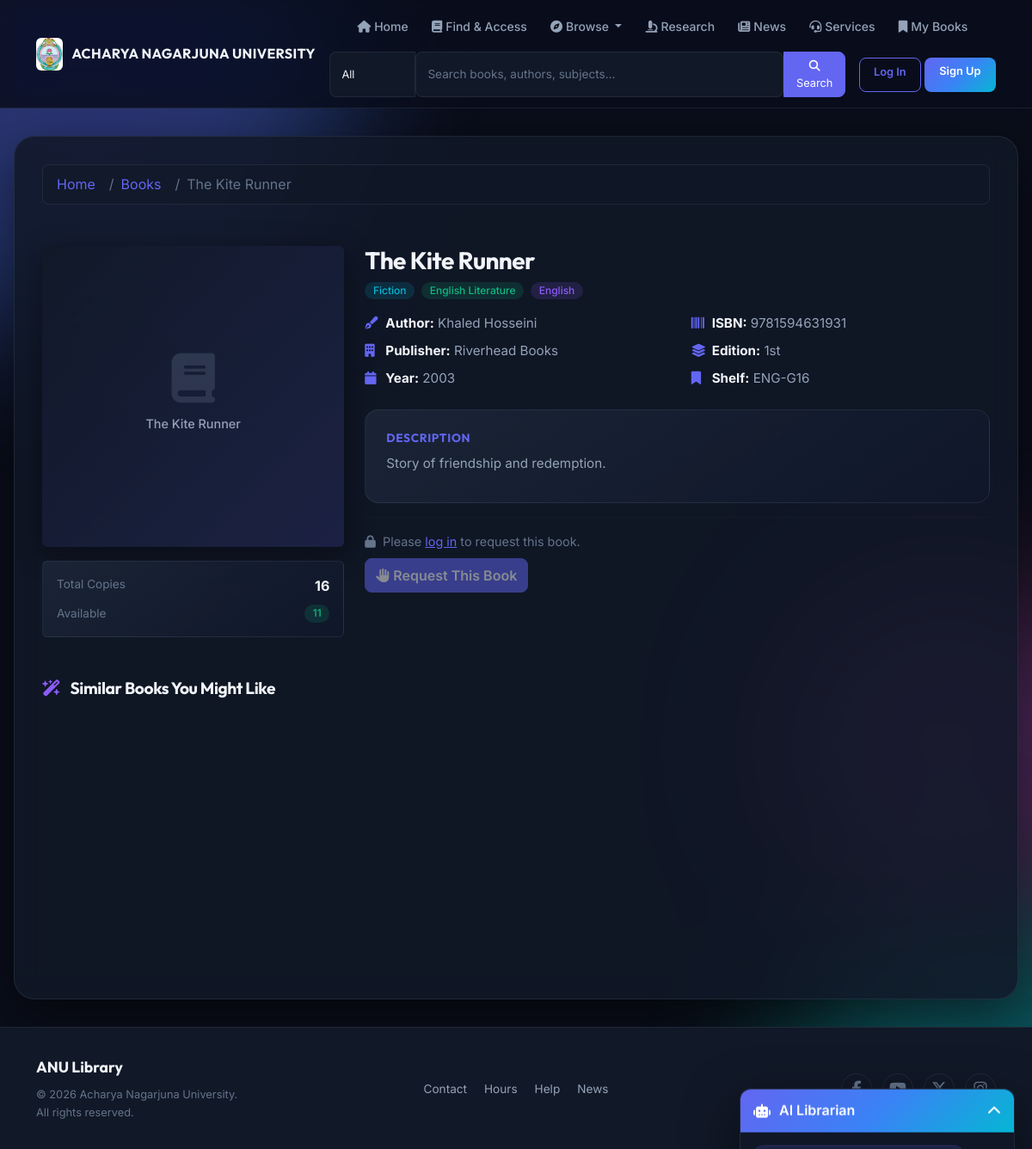
The app's page /books/115/, older data.
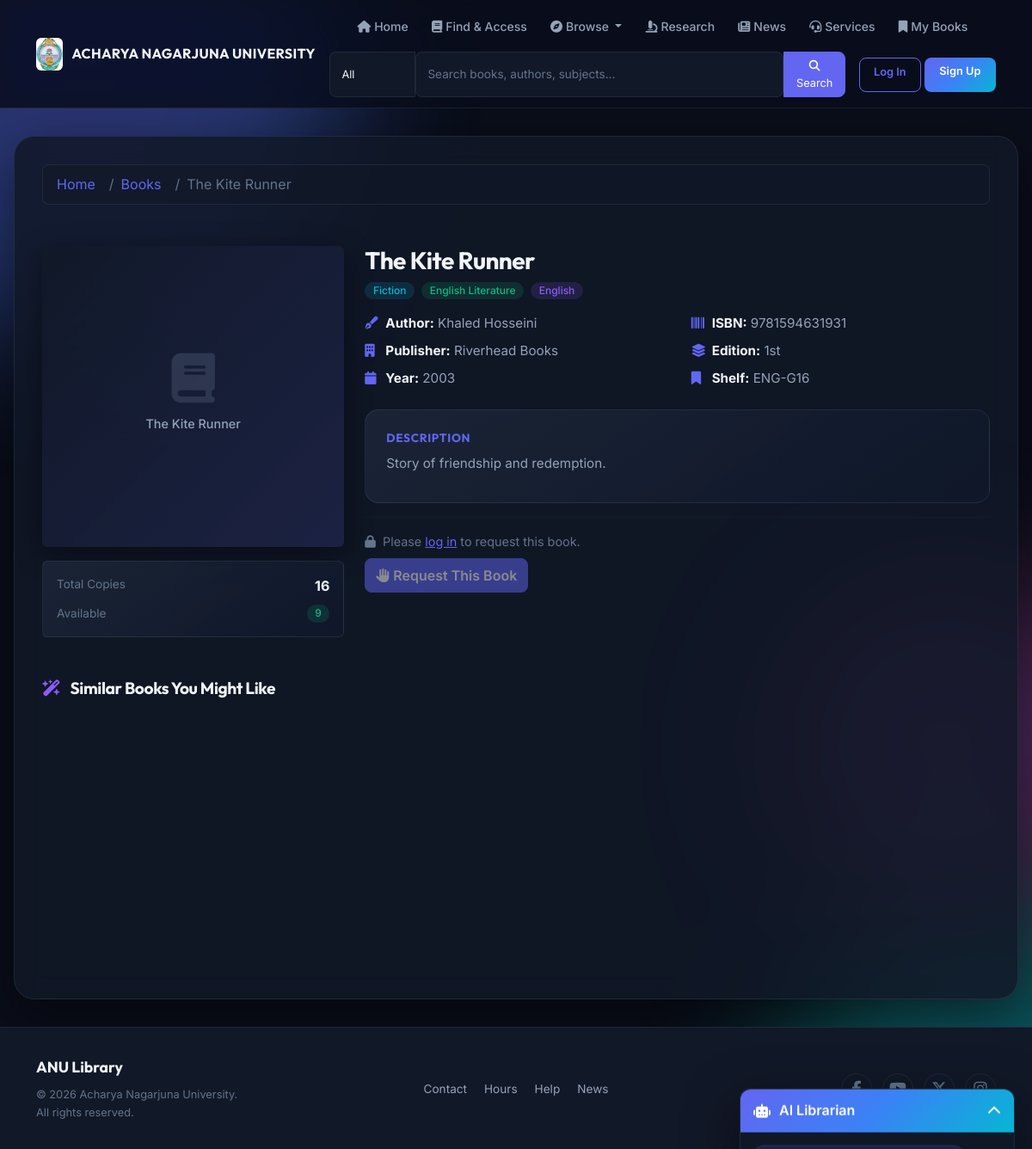
The same page, newer data.
### portal/models.py (models this page shows, shortened)
class Book(models.Model):
    title = models.CharField(max_length=255, db_index=True)
    author = models.CharField(max_length=255, blank=True, db_index=True)
    department = models.ForeignKey(Department, on_delete=models.SET_NULL, null=True, blank=True, db_index=True)
    category = models.ForeignKey(BookCategory, on_delete=models.SET_NULL, null=True, blank=True, db_index=True)
    subject = models.CharField(max_length=255, blank=True, db_index=True)
    isbn = models.CharField(max_length=20, unique=True, blank=True, db_index=True)
    edition = models.CharField(max_length=50, blank=True)
    publication_year = models.PositiveIntegerField(null=True, blank=True)
    language = models.CharField(max_length=50, blank=True)
    book_type = models.CharField(max_length=50, blank=True)
    barcode = models.CharField(max_length=50, unique=True, null=True, blank=True)
    publisher = models.CharField(max_length=255, blank=True)
    shelf_no = models.CharField(max_length=50, blank=True)
    rack_number = models.CharField(max_length=50, blank=True)
    total_copies = models.PositiveIntegerField(default=1)
    available_copies = models.PositiveIntegerField(default=1)
    cover_image = models.ImageField(upload_to='book_covers/', blank=True, null=True)
    description = models.TextField(blank=True)
    is_trending = models.BooleanField(default=False)
    is_classic = models.BooleanField(default=False)
    is_romance = models.BooleanField(default=False)
    is_kids = models.BooleanField(default=False)
    is_thriller = models.BooleanField(default=False)
    created_at = models.DateTimeField(auto_now_add=True)

class Department(models.Model):
    name = models.CharField(max_length=100)
    code = models.CharField(max_length=10, unique=True, blank=True)
    description = models.TextField(blank=True)
    is_active = models.BooleanField(default=True)

### portal/views.py (the view)
# urls.py: path('books/<int:book_id>/', views.book_detail, name='book_detail'),
def book_detail(request: HttpRequest, book_id):
    book = get_object_or_404(Book, pk=book_id)
    can_request = (
        request.user.is_authenticated and
        book.available_copies > 0 and
        not BookRequest.objects.filter(user=request.user, book=book, status='PENDING').exists() and
        not Transaction.objects.filter(user=request.user, book=book, returned_on__isnull=True).exists()
    )
    if request.user.is_authenticated:
        pending_request = BookRequest.objects.filter(user=request.user, book=book, status='PENDING').exists()
        active_loan = Transaction.objects.filter(user=request.user, book=book, returned_on__isnull=True).exists()
        has_reservation = BookReservation.objects.filter(user=request.user, book=book, status__in=['WAITING', 'AVAILABLE']).exists()
        can_reserve = book.available_copies == 0 and not active_loan and not has_reservation and request.user.profile.role == 'student'
    else:
        pending_request = False
        active_loan = False
        has_reservation = False
        can_reserve = False
    similar_books = Book.objects.filter(
        Q(department=book.department) | Q(category=book.category) | Q(subject=book.subject)
    ).exclude(id=book.id).distinct()[:6]
    context = {
        'book': book,
        'can_request': can_request,
        'pending_request': pending_request,
        'active_loan': active_loan,
        'has_reservation': has_reservation,
        'can_reserve': can_reserve,
        'similar_books': similar_books,
    }
    return render(request, 'portal/book_detail.html', context)

### templates/portal/book_detail.html (shortened to what the changed rows need)
{% extends 'portal/base.html' %}
{% block breadcrumbs %}
<nav aria-label="breadcrumb">
  <ol class="breadcrumb">
    <li class="breadcrumb-item"><a href="{% url 'home' %}">Home</a></li>
    <li class="breadcrumb-item"><a href="{% url 'book_list' %}">Books</a></li>
    <li class="breadcrumb-item active" aria-current="page">{{ book.title|truncatechars:40 }}</li>
  </ol>
</nav>
{% endblock %}
{% block content %}
<div class="app-view book-detail">
  <div class="row mt-2 g-4">
    <div class="col-md-4 text-center">
      {% if book.cover_image %}
        <img src="{{ book.cover_image.url }}" class="img-fluid rounded" alt="{{ book.title }}"
             style="max-height:400px;box-shadow:var(--shadow-lg);" />
      {% else %}
        <div class="book-cover-placeholder w-100 d-flex align-items-center justify-content-center rounded"
             style="height:350px;font-size:1.2rem;">
          <div class="text-center p-3">
            <i class="fa-solid fa-book fa-3x mb-3" style="opacity:0.3;"></i>
            <p style="font-size:0.9rem;">{{ book.title|truncatechars:60 }}</p>
          </div>
        </div>
      {% endif %}
      <div class="mt-3 p-3 rounded" style="background:var(--gradient-card);border:1px solid var(--border-color);border-radius:var(--radius-md);">
        <div class="d-flex justify-content-between mb-2">
          <span class="text-muted" style="font-size:0.85rem;">Total Copies</span>
          <strong>{{ book.total_copies }}</strong>
        </div>
        <div class="d-flex justify-content-between">
          <span class="text-muted" style="font-size:0.85rem;">Available</span>
          {% if book.available_copies > 0 %}
            <span class="badge bg-success">{{ book.available_copies }}</span>
          {% else %}
            <span class="badge bg-danger">0 (All issued)</span>
          {% endif %}
        </div>
      </div>
    </div>
    <div class="col-md-8">
      <h2 style="font-size:1.75rem;margin-bottom:0.5rem;">{{ book.title }}</h2>
      <div class="d-flex flex-wrap gap-2 mb-3">
        {% if book.subject %}
          <span class="badge bg-info">{{ book.subject }}</span>
        {% endif %}
        {% if book.department %}
          <span class="badge bg-success">{{ book.department.name }}</span>
        {% endif %}
        {% if book.language %}
          <span class="badge" style="background:rgba(139,92,246,0.15);color:var(--accent-violet);">{{ book.language }}</span>
        {% endif %}
      </div>
      <div class="mb-4" style="display:grid;grid-template-columns:repeat(2,1fr);gap:0.5rem 2rem;">
        {% if book.author %}
        <p class="mb-0"><i class="fa-solid fa-pen-fancy me-2" style="color:var(--accent-indigo);width:16px;"></i><strong>Author:</strong> {{ book.author }}</p>
        {% endif %}
        {% if book.isbn %}
        <p class="mb-0"><i class="fa-solid fa-barcode me-2" style="color:var(--accent-indigo);width:16px;"></i><strong>ISBN:</strong> {{ book.isbn }}</p>
        {% endif %}
        {% if book.publisher %}
        <p class="mb-0"><i class="fa-solid fa-building me-2" style="color:var(--accent-indigo);width:16px;"></i><strong>Publisher:</strong> {{ book.publisher }}</p>
        {% endif %}
        {% if book.edition %}
        <p class="mb-0"><i class="fa-solid fa-layer-group me-2" style="color:var(--accent-indigo);width:16px;"></i><strong>Edition:</strong> {{ book.edition }}</p>
        {% endif %}
        {% if book.publication_year %}
        <p class="mb-0"><i class="fa-solid fa-calendar me-2" style="color:var(--accent-indigo);width:16px;"></i><strong>Year:</strong> {{ book.publication_year }}</p>
        {% endif %}
        {% if book.shelf_no %}
        <p class="mb-0"><i class="fa-solid fa-bookmark me-2" style="color:var(--accent-indigo);width:16px;"></i><strong>Shelf:</strong> {{ book.shelf_no }}</p>
        {% endif %}
      </div>
      {% if book.description %}
        <div class="dashboard-card mb-3">
          <h6 style="color:var(--accent-indigo);font-size:0.85rem;text-transform:uppercase;letter-spacing:0.05em;">Description</h6>
          <p style="line-height:1.7;">{{ book.description }}</p>
        </div>
      {% endif %}
      <hr style="border-color:var(--border-color);">
      <div class="mt-3">
        {% if not user.is_authenticated %}
          <p class="text-muted mb-2" style="font-size:0.9rem;">
          </p>
          <button class="btn btn-primary" disabled style="opacity:0.5;">
          </button>
        {% endif %}
      </div>
    </div>
  </div>
</div>
{% endblock %}

Row changes from the older to the newer data that the page shows:
changed Book "The Kite Runner": available_copies "11" → "9"
